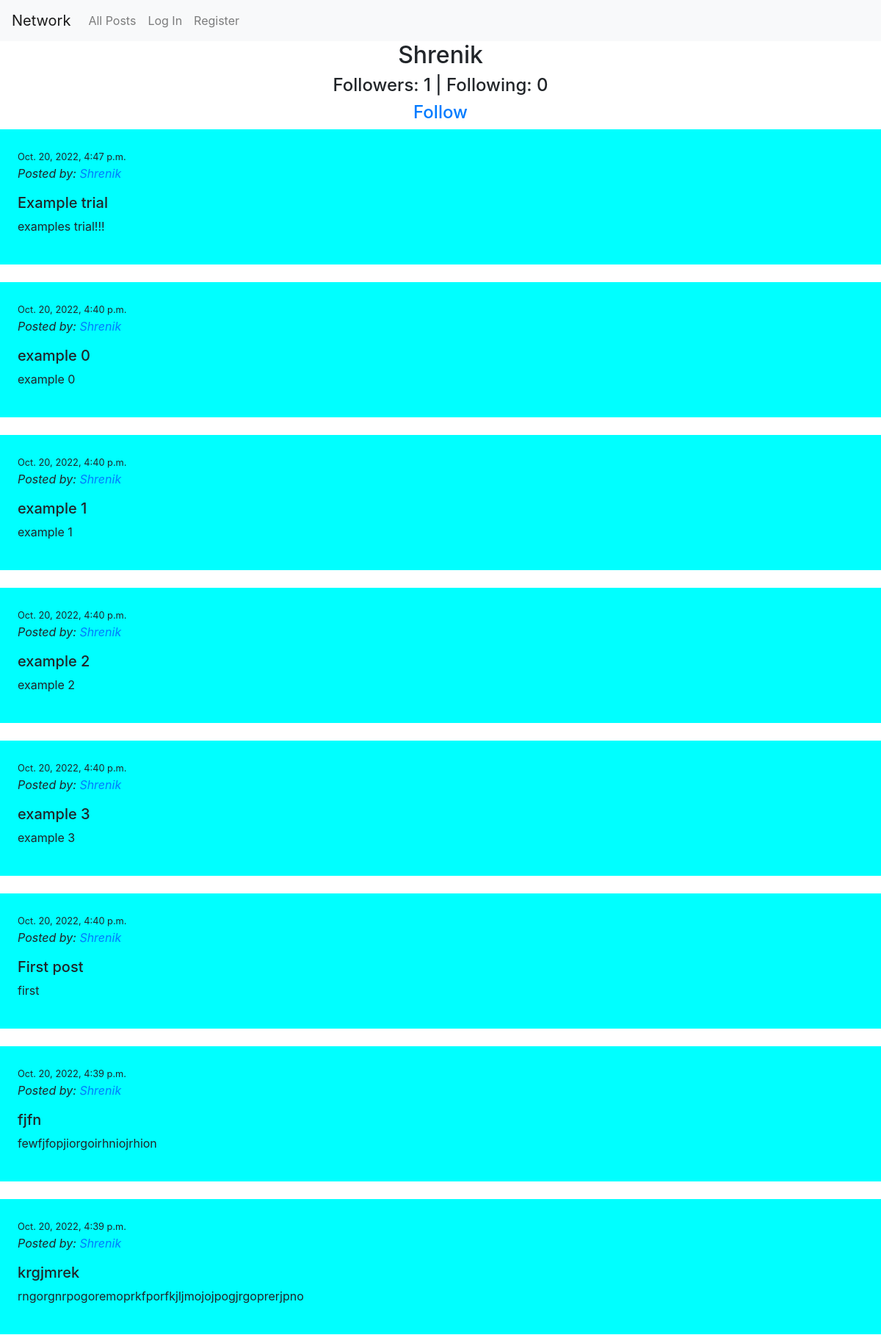
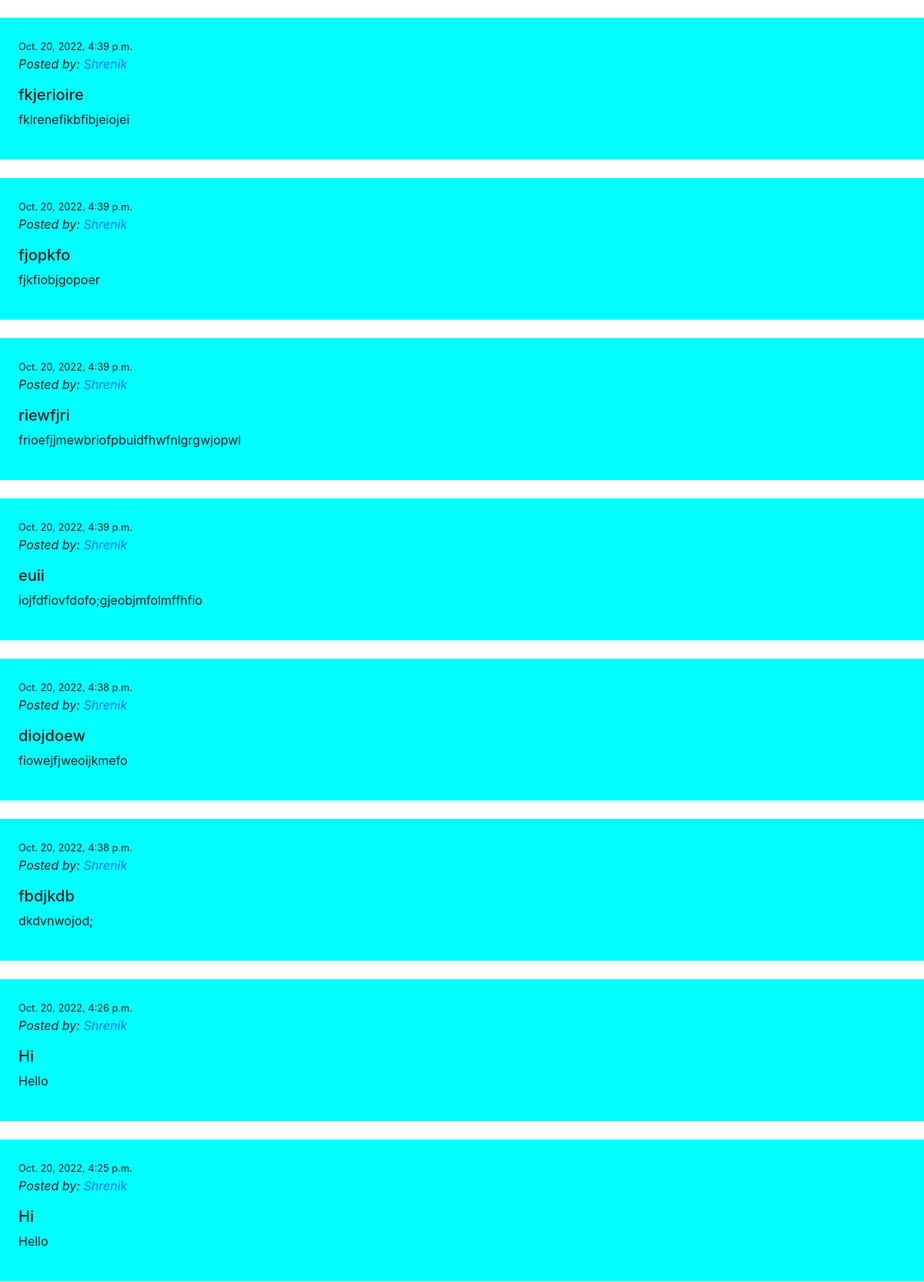
The page /profile/2 (upper part) on the database its author committed (2 pictures, top to bottom).
### network/models.py (models this page shows)
class User(AbstractUser):
    pass

class Post(models.Model):
    sender = models.ForeignKey("User", on_delete=models.PROTECT, related_name="emails_sent")
    subject = models.CharField(max_length=255)
    body = models.TextField(blank=True)
    timestamp = models.DateTimeField(auto_now_add=True)
    likes = models.IntegerField()

### network/views.py (the view)
# urls.py: path("profile/<int:id>", views.profile, name="profile"),
def profile(request, id):
    sender = User.objects.get(pk = id)
    posts = Post.objects.filter(sender = sender).order_by('-timestamp')
    Followers = Follow.objects.filter(following = sender)
    Following = Follow.objects.filter(follower = sender)
    followers = Followers.count()
    following = Following.count()
    follow = False
    for Follower in Followers:
        if Follower.follower == request.user:
            follow = True
    return render(request, "network/profile.html", {
        "sender": sender,
        "posts": posts,
        "follow": follow,
        "followers": followers,
        "following": following
    })

### network/templates/network/profile.html
{% extends "network/layout.html" %}
{% block body %}
    <h2 style="text-align:center;">{{sender}}</h2>
    <h4 style="text-align:center;">Followers: {{followers}}   |   Following: {{following}}</h4>
    {% if follow %}
        <h4 style="text-align:center;">
            <a href="{% url 'unfollow' sender.id %}">Unfollow</a>
        </h4>
    {% elif sender != user %}
        <h4 style="text-align:center;">
            <a href="{% url 'follow' sender.id %}">Follow</a>
        </h4>
    {% endif %}
    {% for post in posts %}
    <div style="background-color:aqua; padding:2%;">
      <small>{{post.timestamp}}</small>
      <p style="font-style:italic;">Posted by: <a href="{% url 'profile' post.sender.id %}">{{post.sender}}</a></p>
      <h5>{{post.subject}}</h5>
      <p>{{post.body}}</p>
    </div>
    <br>
    {% endfor %}
{% endblock %}

### rows shown on the page
User: username "Shrenik"
Post: timestamp "Oct. 20, 2022, 4:47 p.m.", sender "Shrenik", subject "Example trial", body "examples trial!!!"
Post: timestamp "Oct. 20, 2022, 4:40 p.m.", sender "Shrenik", subject "example 0", body "example 0"
Post: timestamp "Oct. 20, 2022, 4:40 p.m.", sender "Shrenik", subject "example 1", body "example 1"
Post: timestamp "Oct. 20, 2022, 4:40 p.m.", sender "Shrenik", subject "example 2", body "example 2"
Post: timestamp "Oct. 20, 2022, 4:40 p.m.", sender "Shrenik", subject "example 3", body "example 3"
Post: timestamp "Oct. 20, 2022, 4:40 p.m.", sender "Shrenik", subject "First post", body "first"
Post: timestamp "Oct. 20, 2022, 4:39 p.m.", sender "Shrenik", subject "fjfn", body "fewfjfopjiorgoirhniojrhion"
Post: timestamp "Oct. 20, 2022, 4:39 p.m.", sender "Shrenik", subject "krgjmrek", body "rngorgnrpogoremoprkfporfkjljmojojpogjrgoprerjpno"
Post: timestamp "Oct. 20, 2022, 4:39 p.m.", sender "Shrenik", subject "fkjerioire", body "fklrenefikbfibjeiojei"
Post: timestamp "Oct. 20, 2022, 4:39 p.m.", sender "Shrenik", subject "fjopkfo", body "fjkfiobjgopoer"
Post: timestamp "Oct. 20, 2022, 4:39 p.m.", sender "Shrenik", subject "riewfjri", body "frioefjjmewbriofpbuidfhwfnlgrgwjopwl"
Post: timestamp "Oct. 20, 2022, 4:39 p.m.", sender "Shrenik", subject "euii", body "iojfdfiovfdofo;gjeobjmfolmffhfio"
Post: timestamp "Oct. 20, 2022, 4:38 p.m.", sender "Shrenik", subject "diojdoew", body "fiowejfjweoijkmefo"
Post: timestamp "Oct. 20, 2022, 4:38 p.m.", sender "Shrenik", subject "fbdjkdb", body "dkdvnwojod;"
Post: timestamp "Oct. 20, 2022, 4:26 p.m.", sender "Shrenik", subject "Hi", body "Hello"
Post: timestamp "Oct. 20, 2022, 4:25 p.m.", sender "Shrenik", subject "Hi", body "Hello"

### other values the page prints
{{ followers }} "1"
{{ following }} "0"
